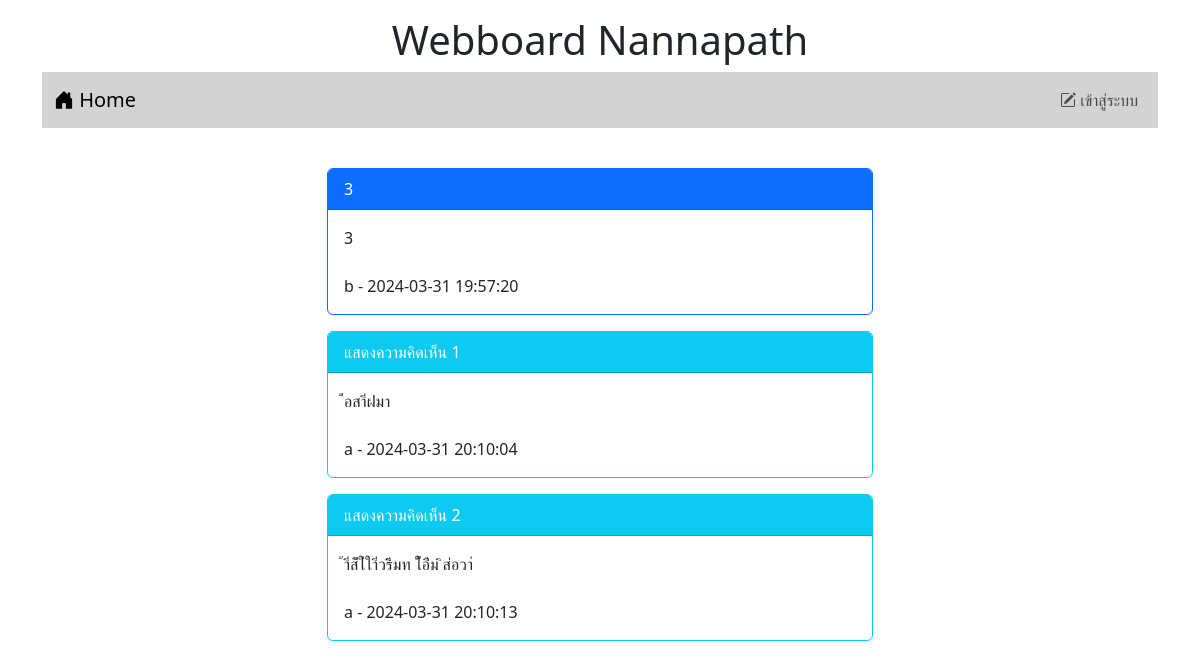
Screenshot of /post.php?id=13 with the database file from the repository.
### tables this page shows
CREATE TABLE `post` (
  `id` int(11) NOT NULL,
  `title` varchar(128) NOT NULL,
  `content` varchar(2048) NOT NULL,
  `post_date` datetime NOT NULL,
  `cat_id` int(11) NOT NULL,
  `user_id` int(11) NOT NULL
);

CREATE TABLE `user` (
  `id` int(11) NOT NULL,
  `login` varchar(32) NOT NULL,
  `password` varchar(64) NOT NULL,
  `name` varchar(64) NOT NULL,
  `gender` char(1) NOT NULL,
  `email` varchar(32) NOT NULL,
  `role` char(1) NOT NULL
);

CREATE TABLE `comment` (
  `id` int(11) NOT NULL,
  `content` varchar(20148) NOT NULL,
  `post_date` datetime NOT NULL,
  `user_id` int(11) NOT NULL,
  `post_id` int(11) NOT NULL
);

### post.php (the view, shortened to what this page needs)
<!DOCTYPE html>
<html lang="en">
<head>
    <link href="https://cdn.jsdelivr.net/npm/bootstrap@5.3.2/dist/css/bootstrap.min.css" rel="stylesheet">
    <link rel="stylesheet" href="https://cdn.jsdelivr.net/npm/bootstrap-icons@1.11.3/font/bootstrap-icons.min.css">
</head>
<body>
    <div class="container-lg">
        <h1 style="text-align: center;" class="mt-3">Webboard Nannapath</h1>
        <?php
            include "nav.php"
        ?>
        <div class="row mt-4">
            <div class="col-lg-3 col-md-2 col-sm-1"></div>
            <div class="col-lg-6 col-md-8 col-sm-10">
                <?php
                    $conn=new PDO("mysql:host=localhost;dbname=webboard;charset=utf8","root","");
                    $sql="SELECT post.title,post.content,post.post_date,user.login FROM post INNER JOIN user ON (post.user_id=user.id)
                    WHERE post.id=$_GET[id]";
                    $result=$conn->query($sql);
                    while($row=$result->fetch()){
                        echo  "<div class='card  border-primary mt-3'>";
                        echo  "<div class='card-header bg-primary text-white'> $row[0] </div>";
                        echo  "<div class='card-body'>$row[1] <br> <br> $row[3] - $row[2] </div>";
                        echo   "</div>";
                    }
                    $sql="SELECT comment.content,comment.post_date,user.login FROM comment INNER JOIN user ON (comment.user_id=user.id)
                    WHERE comment.post_id=$_GET[id]";
                    $result=$conn->query($sql);
                    $i=1;
                    while($row=$result->fetch()){
                        echo  "<div class='card  border-info  mt-3'>";
                        echo  "<div class='card-header bg-info  text-white'> แสดงความคิดเห็น $i  </div>";
                        echo  "<div class='card-body'>$row[0] <br> <br> $row[2] - $row[1] </div>";
                        echo   "</div>";
                        $i = $i+1;
                    }
                ?>
                <br>
            </div>
            <div class="col-lg-3 col-md-2 col-sm-1 "></div>
        </div>
    </div>
</body>
</html>

### rows the page displays
post: title "3", content "3", user.login "b", post_date "2024-03-31 19:57:20"
comment: content "่้อสา่ิฝมา", user.login "a", post_date "2024-03-31 20:10:04"
comment: content "้า่ิส่้ิใ่ใา่ิวรีิมท ใ่้อ่ืม ิส่อวา่", user.login "a", post_date "2024-03-31 20:10:13"
